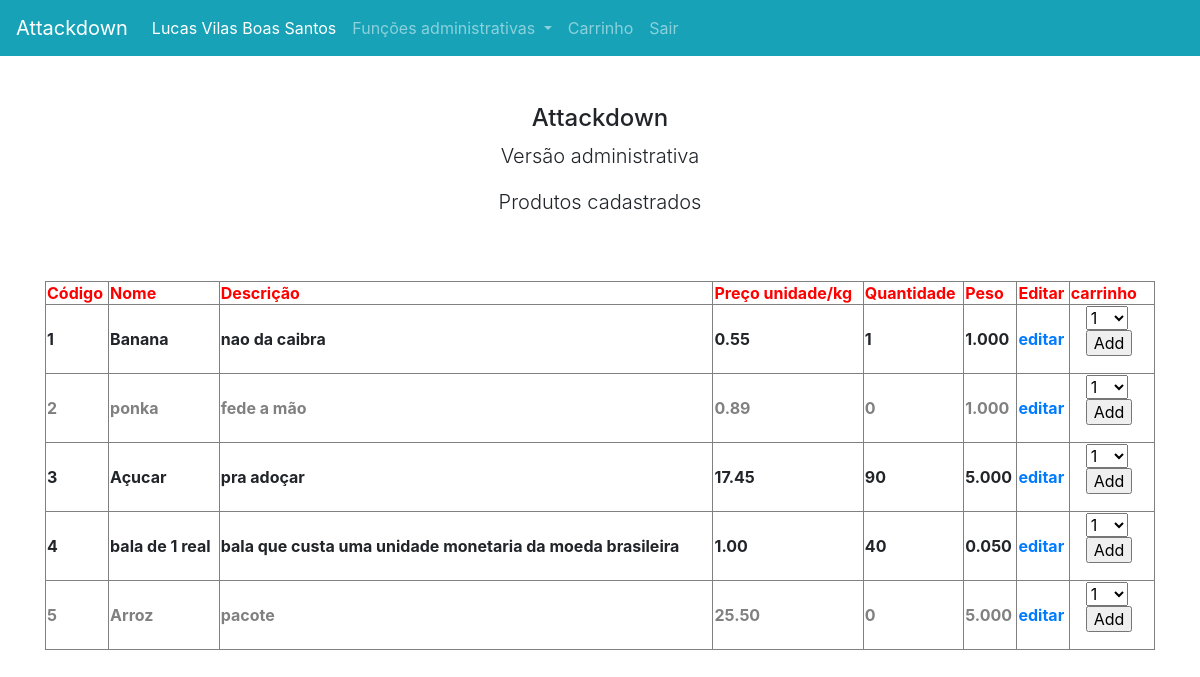
The page /produto/lista/ (signed in) on the database its author committed.
### account/models.py (models this page shows, shortened)
class Account(AbstractBaseUser, PermissionsMixin):
    email = models.EmailField(_('email address'), unique=True, max_length=60)
    cpf = models.TextField(unique=True, primary_key=True)
    nome = models.TextField(max_length=45)
    cargo = models.TextField(max_length=20)
    is_admin = models.BooleanField(default=False)
    is_staff = models.BooleanField(default=False)
    is_superuser = models.BooleanField(default=False)
    is_active = models.BooleanField(default=True)
    date_joined = models.DateTimeField(default=timezone.now)
    USERNAME_FIELD = 'email'
    REQUIRED_FIELDS = ['cpf']
    objects = AccountManager()

### produto/models.py (models this page shows)
class Produto(models.Model):
    idProduto = models.AutoField(primary_key=True)
    nome = models.CharField(max_length=30)
    descricao = models.CharField(max_length=90)
    preco = models.DecimalField(max_digits=6, decimal_places=2, default=0.01)
    quantidade = models.IntegerField()
    peso = models.DecimalField(decimal_places=3, max_digits=5)

### produto/views.py (the view)
# urls.py: path('lista/', views.lista_produtos),
def lista_produtos(request):
    queryset = Produto.objects.all()
    context = {
        'produtos':queryset,
        'form':CarrinhoAddProdutoForm(),
    }
    return render(request, 'lista-produtos.html', context)

### carrinho/forms.py
class CarrinhoAddProdutoForm(forms.Form):
    quantidade = forms.TypedChoiceField(choices=PRODUTO_QUANTIDADE_ESCOLHAS, coerce=int)
    override = forms.BooleanField(required=False, initial=False, widget=forms.HiddenInput)

### templates/lista-produtos.html (shortened to what this page needs)
{% extends "base.html" %}
{% block titulobody %}Produtos cadastrados{%endblock titulobody %}
{% block conteudo %}
	<table border=1 style="width: 100%;">
        <tr style="color: red;">
            <th>Código</th>
            <th>Nome</th>
            <th>Descrição</th>
            <th>Preço unidade/kg</th>
            <th>Quantidade</th>
            <th>Peso</th>
            <th>Editar</th>
            <th>carrinho</th>
        </tr>
        {% for produto in produtos %}
        <tr {% if produto.quantidade == 0 %} style="color: grey;"{% endif %}>
            <th>{{ produto.idProduto }}</th>
            <th>{{ produto.nome }}</th>
            <th>{{ produto.descricao }}</th>
            <th>{{ produto.preco }}</th>
            <th>{{ produto.quantidade }}</th>
            <th>{{ produto.peso }}</th>
            <th><a href="{% url 'editar-produto' produto.idProduto %}">editar</a></th>
            <th><form action="{% url 'add-carrinho' produto.idProduto %}" method="post">{% csrf_token %}
                <div class="col">
                    {{ form.quantidade }}
                </div>
                <div class="col">
                    <input type="submit" class="bttn" value="Add">
                </div>
                </form>
            </th>
        </tr>
        {% endfor %}
    </table>
{% endblock conteudo %}

### templates/base.html (shortened to what this page needs)
<html>
<head>
<link rel="stylesheet" href="https://stackpath.bootstrapcdn.com/bootstrap/4.2.1/css/bootstrap.min.css">
</head>
<body>
<nav class="navbar navbar-expand-xl navbar-dark bg-info">
	<a class="navbar-brand" href="http://127.0.0.1:8000/index/">Attackdown</a>
    <div class="collapse navbar-collapse" id="navbarSupportedContent">
		<ul class="navbar-nav mr-auto">
			<li class="nav-item active">
				<a class="nav-link" href="#">{{user.nome}}<span class="sr-only">(current)</span></a>
			</li>
			<li class="nav-item dropdown">
				<a class="nav-link dropdown-toggle" href="#" id="navbarDropdown" role="button" data-toggle="dropdown" aria-haspopup="true" aria-expanded="false">
				Funções administrativas
				</a>
			</li>
			<li class="nav-item">
				<a class="nav-link" href="/carrinho" tabindex="-1">Carrinho</a>
			</li>
			<li class="nav-item">
				<a class="nav-link" href="/accounts/logout" tabindex="-1">Sair</a>
			</li>
		</ul>
	</div>
</nav>
<div class="d-flex justify-content-around my-5">
    <div class="flex-grow-1 text-center align-self-center">
    	<h4 class="h4">Attackdown</h4>
        <p class="lead">Versão administrativa</p>
		<p class="lead">{% block titulobody %}{%endblock titulobody %}</p>
    </div>
</div>
<div class="container">
	{% block conteudo %}
	{% endblock conteudo %}
</div>
</body>
</html>

### templates/base.html (style rules this page uses)
body { min-height: 100vh; }

### rows shown on the page
Account: nome "Lucas Vilas Boas Santos"
Produto: idProduto "1", nome "Banana", descricao "nao da caibra", preco "0.55", quantidade "1", peso "1.000"
Produto: idProduto "2", nome "ponka", descricao "fede a mão", preco "0.89", quantidade "0", peso "1.000"
Produto: idProduto "3", nome "Açucar", descricao "pra adoçar", preco "17.45", quantidade "90", peso "5.000"
Produto: idProduto "4", nome "bala de 1 real", descricao "bala que custa uma unidade monetaria da moeda brasileira", preco "1.00", quantidade "40", peso "0.050"
Produto: idProduto "5", nome "Arroz", descricao "pacote", preco "25.50", quantidade "0", peso "5.000"
